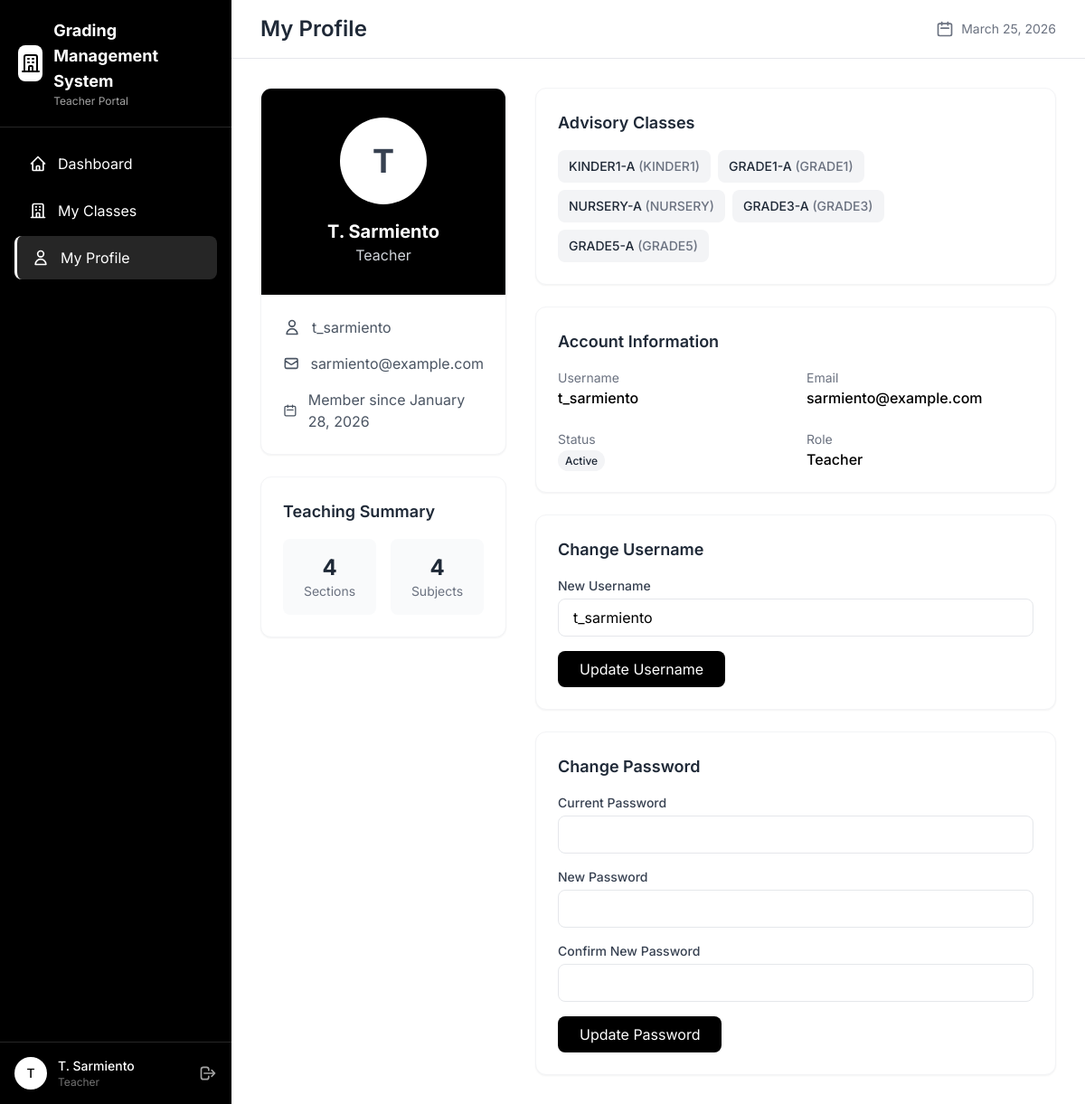
Screenshot of /teacher/profile.php (signed in) with the database file from the repository.
### tables this page shows
CREATE TABLE IF NOT EXISTS `tbl_teacher` (
  `id` int NOT NULL AUTO_INCREMENT,
  `user_id` int DEFAULT NULL,
  `name` varchar(100) DEFAULT NULL,
  `email` varchar(100) DEFAULT NULL,
  PRIMARY KEY (`id`),
  KEY `user_id` (`user_id`),
  CONSTRAINT `tbl_teacher_ibfk_1` FOREIGN KEY (`user_id`) REFERENCES `tbl_users` (`id`)
);

CREATE TABLE IF NOT EXISTS `tbl_users` (
  `id` int NOT NULL AUTO_INCREMENT,
  `username` varchar(50) NOT NULL,
  `password` varchar(255) NOT NULL,
  `role` enum('admin','teacher','student','principal','dean','registrar') NOT NULL,
  `status` varchar(20) DEFAULT 'active',
  `created_at` datetime DEFAULT CURRENT_TIMESTAMP,
  `updated_at` datetime DEFAULT CURRENT_TIMESTAMP ON UPDATE CURRENT_TIMESTAMP,
  PRIMARY KEY (`id`),
  UNIQUE KEY `username` (`username`)
);

CREATE TABLE IF NOT EXISTS `tbl_section` (
  `id` int NOT NULL AUTO_INCREMENT,
  `section_code` varchar(50) NOT NULL,
  `academic_track_id` int DEFAULT NULL,
  `level_id` int DEFAULT NULL,
  `sy_id` int DEFAULT NULL,
  `adviser_id` int DEFAULT NULL,
  `status` varchar(20) DEFAULT 'active',
  PRIMARY KEY (`id`),
  KEY `academic_track_id` (`academic_track_id`),
  KEY `sy_id` (`sy_id`),
  KEY `adviser_id` (`adviser_id`),
  KEY `level_id` (`level_id`),
  CONSTRAINT `tbl_section_ibfk_1` FOREIGN KEY (`academic_track_id`) REFERENCES `tbl_academic_track` (`id`),
  CONSTRAINT `tbl_section_ibfk_2` FOREIGN KEY (`sy_id`) REFERENCES `tbl_sy` (`id`),
  CONSTRAINT `tbl_section_ibfk_3` FOREIGN KEY (`adviser_id`) REFERENCES `tbl_teacher` (`id`),
  CONSTRAINT `tbl_section_level_fk` FOREIGN KEY (`level_id`) REFERENCES `level` (`id`)
);

CREATE TABLE IF NOT EXISTS `tbl_academic_track` (
  `id` int NOT NULL AUTO_INCREMENT,
  `code` varchar(20) NOT NULL,
  `desc` varchar(100) DEFAULT NULL,
  `status` varchar(20) DEFAULT 'active',
  `dept_id` int DEFAULT NULL,
  `enrollment_type` enum('yearly','semestral') DEFAULT 'yearly',
  PRIMARY KEY (`id`),
  KEY `dept_id` (`dept_id`),
  CONSTRAINT `tbl_academic_track_ibfk_1` FOREIGN KEY (`dept_id`) REFERENCES `tbl_departments` (`id`)
);

### teacher/profile.php (the view, shortened to what the rows shown need)
<?php
require_once '../config/database.php';
require_once '../config/session.php';
require_once '../includes/functions.php';
$teacherId = $_SESSION['teacher_id'] ?? 0;
$stmt = db()->prepare("
    SELECT t.*, u.username, u.created_at as member_since, u.status
    FROM tbl_teacher t
    JOIN tbl_users u ON t.user_id = u.id
    WHERE t.id = ?
");
$stmt->execute([$teacherId]);
$teacher = $stmt->fetch();
$advisoryStmt = db()->prepare("
    SELECT s.section_code, at.code as course_code
    FROM tbl_section s
    LEFT JOIN tbl_academic_track at ON s.academic_track_id = at.id
    WHERE s.adviser_id = ? AND s.status = 'active'
");
$advisoryStmt->execute([$teacherId]);
$advisorySections = $advisoryStmt->fetchAll();
include '../includes/header.php';
include '../includes/sidebar_teacher.php';
?>
<main class="main-content lg:ml-64 min-h-screen">
    <div class="bg-white border-b border-gray-200 px-4 sm:px-8 py-4">
        <div class="flex flex-col sm:flex-row sm:items-center sm:justify-between gap-2">
            <h1 class="text-xl sm:text-2xl font-semibold text-gray-800">My Profile</h1>
        </div>
    </div>
    <div class="p-4 sm:p-8">
        <div class="grid grid-cols-1 lg:grid-cols-3 gap-8">
            <div class="lg:col-span-1">
                <div class="bg-white rounded-xl shadow-sm border border-gray-100 overflow-hidden">
                    <div class="bg-black p-8 text-center">
                        <div class="w-24 h-24 bg-white rounded-full mx-auto flex items-center justify-center text-4xl font-bold text-gray-700">
                            <?= strtoupper(substr($teacher['name'] ?? 'T', 0, 1)) ?>
                        </div>
                        <h2 class="text-xl font-bold text-white mt-4"><?= htmlspecialchars($teacher['name'] ?? '') ?></h2>
                        <p class="text-gray-300">Teacher</p>
                    </div>
                    <div class="p-6">
                        <div class="space-y-4">
                            <div class="flex items-center gap-3 text-gray-600">
                                <svg class="w-5 h-5" fill="none" stroke="currentColor" viewBox="0 0 24 24">
                                    <path stroke-linecap="round" stroke-linejoin="round" stroke-width="2" d="M16 7a4 4 0 11-8 0 4 4 0 018 0zM12 14a7 7 0 00-7 7h14a7 7 0 00-7-7z"></path>
                                </svg>
                                <span><?= htmlspecialchars($teacher['username'] ?? '') ?></span>
                            </div>
                            <div class="flex items-center gap-3 text-gray-600">
                                <svg class="w-5 h-5" fill="none" stroke="currentColor" viewBox="0 0 24 24">
                                    <path stroke-linecap="round" stroke-linejoin="round" stroke-width="2" d="M3 8l7.89 5.26a2 2 0 002.22 0L21 8M5 19h14a2 2 0 002-2V7a2 2 0 00-2-2H5a2 2 0 00-2 2v10a2 2 0 002 2z"></path>
                                </svg>
                                <span><?= htmlspecialchars($teacher['email'] ?? 'N/A') ?></span>
                            </div>
                            <div class="flex items-center gap-3 text-gray-600">
                                <svg class="w-5 h-5" fill="none" stroke="currentColor" viewBox="0 0 24 24">
                                    <path stroke-linecap="round" stroke-linejoin="round" stroke-width="2" d="M8 7V3m8 4V3m-9 8h10M5 21h14a2 2 0 002-2V7a2 2 0 00-2-2H5a2 2 0 00-2 2v12a2 2 0 002 2z"></path>
                                </svg>
                                <span>Member since <?= formatDate($teacher['member_since'] ?? date('Y-m-d')) ?></span>
                            </div>
                        </div>
                    </div>
                </div>
            </div>
            <div class="lg:col-span-2 space-y-6">
                <div class="bg-white rounded-xl shadow-sm border border-gray-100 p-6">
                    <?php if (empty($advisorySections)): ?>
                    <p class="text-gray-500">No advisory classes assigned</p>
                    <?php else: ?>
                    <div class="flex flex-wrap gap-2">
                        <?php foreach ($advisorySections as $section): ?>
                        <span class="px-3 py-2 bg-gray-100 text-gray-800 rounded-lg text-sm font-medium">
                            <?= htmlspecialchars($section['section_code']) ?>
                            <span class="text-gray-500">(<?= htmlspecialchars($section['course_code']) ?>)</span>
                        </span>
                        <?php endforeach; ?>
                    </div>
                    <?php endif; ?>
                </div>
                <div class="bg-white rounded-xl shadow-sm border border-gray-100 p-6">
                    <div class="grid grid-cols-1 sm:grid-cols-2 gap-6">
                        <div>
                            <p class="text-sm text-gray-500">Username</p>
                            <p class="font-medium"><?= htmlspecialchars($teacher['username'] ?? 'N/A') ?></p>
                        </div>
                        <div>
                            <p class="text-sm text-gray-500">Email</p>
                            <p class="font-medium"><?= htmlspecialchars($teacher['email'] ?? 'N/A') ?></p>
                        </div>
                        <div>
                            <p class="text-sm text-gray-500">Status</p>
                            <span class="px-2 py-1 text-xs font-medium rounded-full bg-gray-100 text-gray-800">
                                <?= ucfirst($teacher['status'] ?? 'active') ?>
                            </span>
                        </div>
                    </div>
                </div>
                <div class="bg-white rounded-xl shadow-sm border border-gray-100 p-6">
                    <form method="POST" class="space-y-4">
                        <div>
                            <label class="block text-sm font-medium text-gray-700 mb-1">New Username</label>
                            <input type="text" name="new_username" required minlength="3" value="<?= htmlspecialchars($teacher['username'] ?? '') ?>"
                                class="w-full px-4 py-2 border border-gray-200 rounded-lg focus:ring-2 focus:ring-black">
                        </div>
                    </form>
                </div>
            </div>
        </div>
    </div>
</main>
<?php include '../includes/footer.php'; ?>

### includes/sidebar_teacher.php (shortened to what the rows shown need)
<?php
$currentUser = getCurrentUser();
?>
<aside id="sidebar" class="sidebar fixed inset-y-0 left-0 w-64 bg-black text-white flex flex-col z-50 lg:translate-x-0">
    <div class="p-5 border-b border-neutral-800">
        <div class="flex items-center justify-between">
            <div class="flex items-center gap-3">
            <div>
                <h1 class="text-lg font-bold">Grading Management System</h1>
            </div>
        </div>
        </div>
    </div>
    <div class="p-4 border-t border-neutral-800">
        <div class="flex items-center justify-between">
            <div class="flex items-center gap-3">
                <div class="w-9 h-9 bg-white text-black rounded-full flex items-center justify-center text-sm font-medium">
                    <?= strtoupper(substr($currentUser['name'] ?? 'T', 0, 1)) ?>
                </div>
                <div>
                    <p class="text-sm font-medium"><?= $currentUser['name'] ?? 'Teacher' ?></p>
                    <p class="text-xs text-neutral-500">Teacher</p>
                </div>
            </div>
        </div>
    </div>
</aside>

### rows the page displays
tbl_teacher: name "T", name "T. Sarmiento", user.username "t_sarmiento", email "sarmiento@example.com", user.status "Active", new_username "t_sarmiento"
tbl_section: section_code "KINDER1-A", academic_track.code "KINDER1"
tbl_section: section_code "GRADE1-A", academic_track.code "GRADE1"
tbl_section: section_code "NURSERY-A", academic_track.code "NURSERY"
tbl_section: section_code "GRADE3-A", academic_track.code "GRADE3"
tbl_section: section_code "GRADE5-A", academic_track.code "GRADE5"

### other values shown
getCurrentDate() "March 25, 2026"
$totalSections "4"
$totalSubjects "4"
